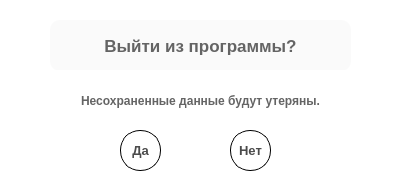
<?xml version="1.0" encoding="UTF-8"?>
<ui version="4.0">
 <class>ExitDialog</class>
 <widget class="QDialog" name="ExitDialog">
  <property name="geometry">
   <rect>
    <x>0</x>
    <y>0</y>
    <width>400</width>
    <height>193</height>
   </rect>
  </property>
  <property name="minimumSize">
   <size>
    <width>400</width>
    <height>193</height>
   </size>
  </property>
  <property name="maximumSize">
   <size>
    <width>400</width>
    <height>193</height>
   </size>
  </property>
  <property name="windowTitle">
   <string/>
  </property>
  <property name="styleSheet">
   <string notr="true">background-color: white;</string>
  </property>
  <widget class="QLabel" name="exitLabel">
   <property name="geometry">
    <rect>
     <x>50</x>
     <y>20</y>
     <width>301</width>
     <height>51</height>
    </rect>
   </property>
   <property name="font">
    <font>
     <pointsize>13</pointsize>
     <weight>75</weight>
     <bold>true</bold>
    </font>
   </property>
   <property name="styleSheet">
    <string notr="true">color: rgb(100,100,100);
border-radius: 10px;
background-color: rgb(250,250,250);</string>
   </property>
   <property name="text">
    <string>Выйти из программы?</string>
   </property>
   <property name="alignment">
    <set>Qt::AlignCenter</set>
   </property>
  </widget>
  <widget class="QLabel" name="infoLabel">
   <property name="geometry">
    <rect>
     <x>30</x>
     <y>70</y>
     <width>341</width>
     <height>61</height>
    </rect>
   </property>
   <property name="font">
    <font>
     <pointsize>9</pointsize>
     <weight>75</weight>
     <bold>true</bold>
    </font>
   </property>
   <property name="styleSheet">
    <string notr="true">color: rgb(100,100,100);</string>
   </property>
   <property name="text">
    <string>Несохраненные данные будут утеряны.</string>
   </property>
   <property name="alignment">
    <set>Qt::AlignCenter</set>
   </property>
  </widget>
  <widget class="QPushButton" name="okButton">
   <property name="geometry">
    <rect>
     <x>120</x>
     <y>130</y>
     <width>41</width>
     <height>41</height>
    </rect>
   </property>
   <property name="font">
    <font>
     <pointsize>10</pointsize>
     <weight>75</weight>
     <bold>true</bold>
    </font>
   </property>
   <property name="styleSheet">
    <string notr="true">QPushButton {
border-radius: 20px;
border: 1px solid black;
font-weight: bold;
color: rgb(75,75,75);
outline: none;
}
QPushButton:hover{
background-color: rgb(245,245,245);
}</string>
   </property>
   <property name="text">
    <string>Да</string>
   </property>
   <property name="flat">
    <bool>true</bool>
   </property>
  </widget>
  <widget class="QPushButton" name="cancelButton">
   <property name="geometry">
    <rect>
     <x>230</x>
     <y>130</y>
     <width>41</width>
     <height>41</height>
    </rect>
   </property>
   <property name="font">
    <font>
     <pointsize>10</pointsize>
     <weight>75</weight>
     <bold>true</bold>
    </font>
   </property>
   <property name="styleSheet">
    <string notr="true">QPushButton {
border-radius: 20px;
border: 1px solid black;
font-weight: bold;
color: rgb(75,75,75);
outline: none;
}
QPushButton:hover{
background-color: rgb(245,245,245);
}</string>
   </property>
   <property name="text">
    <string>Нет</string>
   </property>
   <property name="flat">
    <bool>true</bool>
   </property>
  </widget>
 </widget>
 <resources/>
 <connections/>
</ui>
